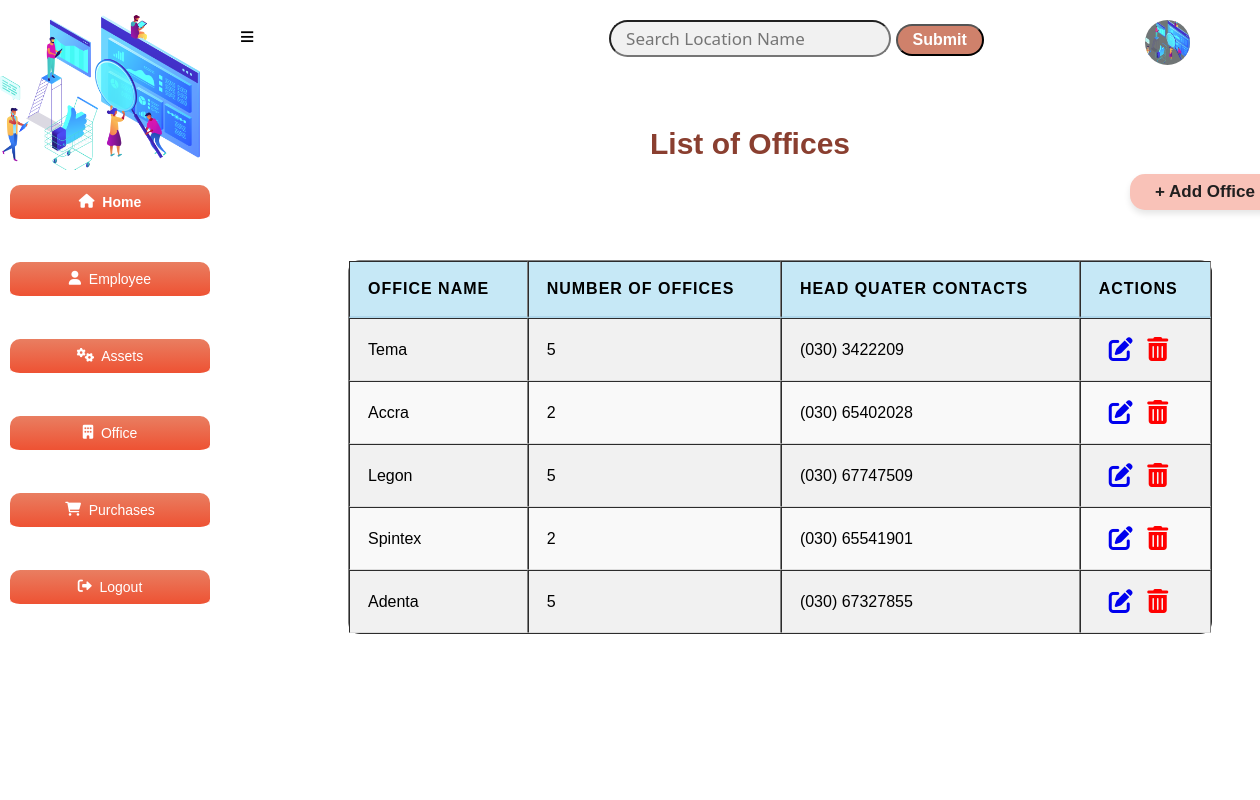
/location, run on an earlier commit of the app's database.
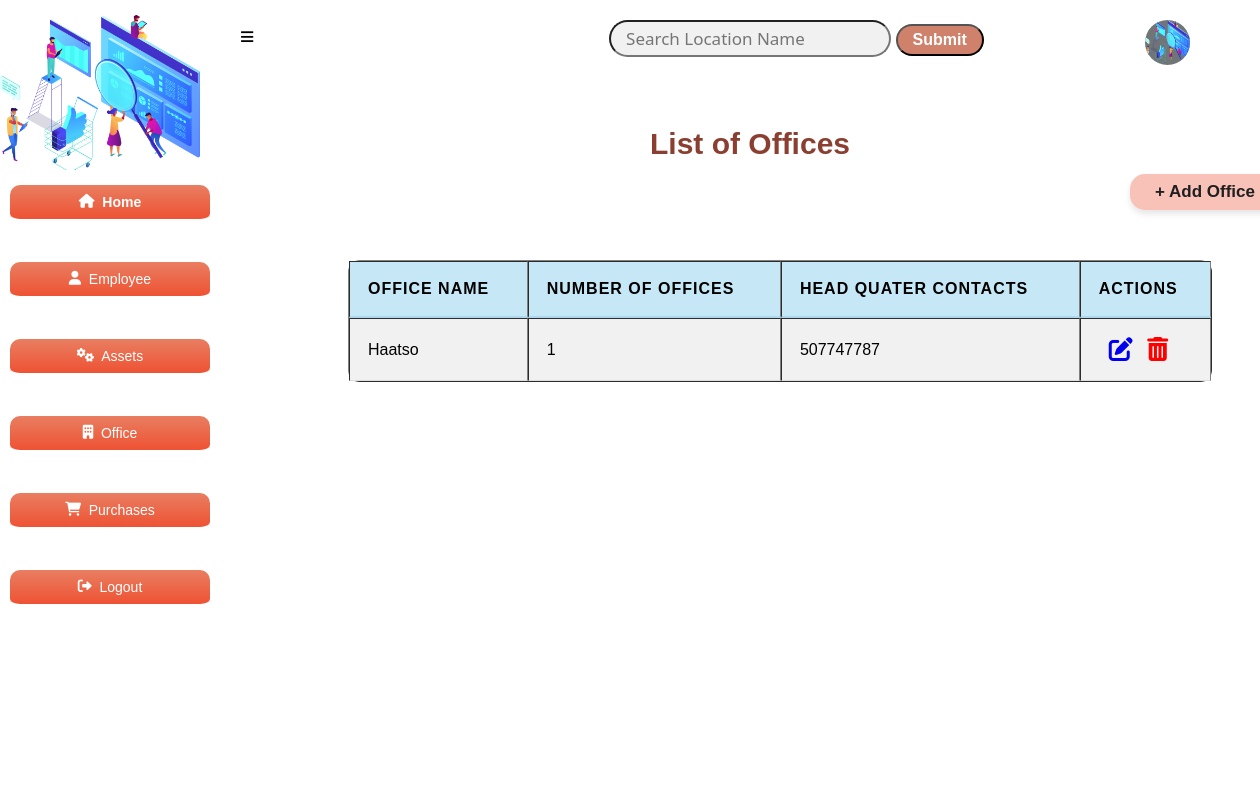
And on a later commit of the database.
### app.py (models this page shows, shortened)
class Location(db.Model):
    __tablename__ = "locations"
    id=db.Column(db.Integer, primary_key=True)
    location_name=db.Column(db.String(50))
    number_of_offices=db.Column(db.Integer)
    head_quater_contact=db.Column(db.Integer)
    employees_rel=db.relationship('Employee', backref='employees_location')
    equipment_rel=db.relationship('Equipment', backref='equipment_loation')

### app.py (the view)
@app.route('/location')
def location():
    locations = Location.query.all()
    return render_template ('locationList.html', locations = locations)

### app.py (called while the page is built)
@app.before_request
def create_table():
    db.create_all()

### templates/locationList.html (shortened to what this page needs)
<!DOCTYPE html>
<html lang="en">
<head>
    <link
    rel="stylesheet"
    href="{{ url_for('static', filename='main.css') }}"
    />
    <link rel="stylesheet" href="https://cdnjs.cloudflare.com/ajax/libs/font-awesome/4.7.0/css/font-awesome.min.css">
    <link rel="stylesheet" href="https://cdnjs.cloudflare.com/ajax/libs/font-awesome/6.0.0-beta3/css/all.min.css">
</head>
<body>
    <div class="header">
      <a href="#" id="sidebar-icon">&#8801;</a>
      <input type="search" id="query" name="search" placeholder="Search Location Name">
      <button id="search-button">Submit</button>
      <a href="#"><img src="{{ url_for('static', filename='bg4.png') }}" alt=""></a>
    </div>
    <section class="sidebar">
        <div class="logo">
            <img src="{{ url_for('static', filename='bg4.png') }}" alt="logo">
        </div>
        <div class="content">
          <a href="/entry_point" class="home active"><i class="fas fa-home"></i>&nbsp; Home</a><br>
          <a href="/employee" class="home"><i class="fas fa-user"></i>&nbsp;  Employee</a><br>
          <a href="/equipment" class="home"><i class="fas fa-cogs"></i>&nbsp;  Assets</a><br>
          <a href="/location" class="home"><i class="fas fa-building"></i>&nbsp;  Office</a><br>
          <a href="/purchase" class="home"><i class="fas fa-shopping-cart"></i> &nbsp; Purchases</a><br>
          <a href="/login" class="home"><i class="fas fa-sign-out-alt"></i>&nbsp;  Logout</a>
        </div>
    </section>
    <h1 class="marquee">List of Offices</h1>
    <div class="location-form">
      <a href="/add-location" class="btn1">+ Add Office</a>
      <table border="1" style="overflow: auto;">
        <thead>
          <tr>
            <th>Office Name</th>
            <th>Number Of Offices</th>
            <th>Head Quater Contacts</th>
            <th>Actions</th>
          </tr>
        </thead>
        <tbody id="table-results">
          {% for location in locations  %}
            <tr>
              <td>{{ location.location_name }}</td>
              <td>{{ location.number_of_offices}}</td>
              <td>{{ location.head_quater_contact}}</td>
              <td class="action">
                <a href="/edit_location{{ location.id }}"><i class="fa fa-edit" style="font-size:24px"></i></a>
                <a href="/delete_location{{ location.id }}"><i class="fa fa-trash-o" style="font-size:24px"></i></a>
              </td>
            </tr>
          {% endfor %}
        </tbody>
      </table>
    </div>
</body>
</html>

What changed in the data, as far as the page shows it:
removed Location: location_name "Tema", number_of_offices "5", head_quater_contact "(030) 3422209"
removed Location: location_name "Accra", number_of_offices "2", head_quater_contact "(030) 65402028"
removed Location: location_name "Legon", number_of_offices "5", head_quater_contact "(030) 67747509"
removed Location: location_name "Spintex", number_of_offices "2", head_quater_contact "(030) 65541901"
removed Location: location_name "Adenta", number_of_offices "5", head_quater_contact "(030) 67327855"
added Location: location_name "Haatso", number_of_offices "1", head_quater_contact "507747787"
